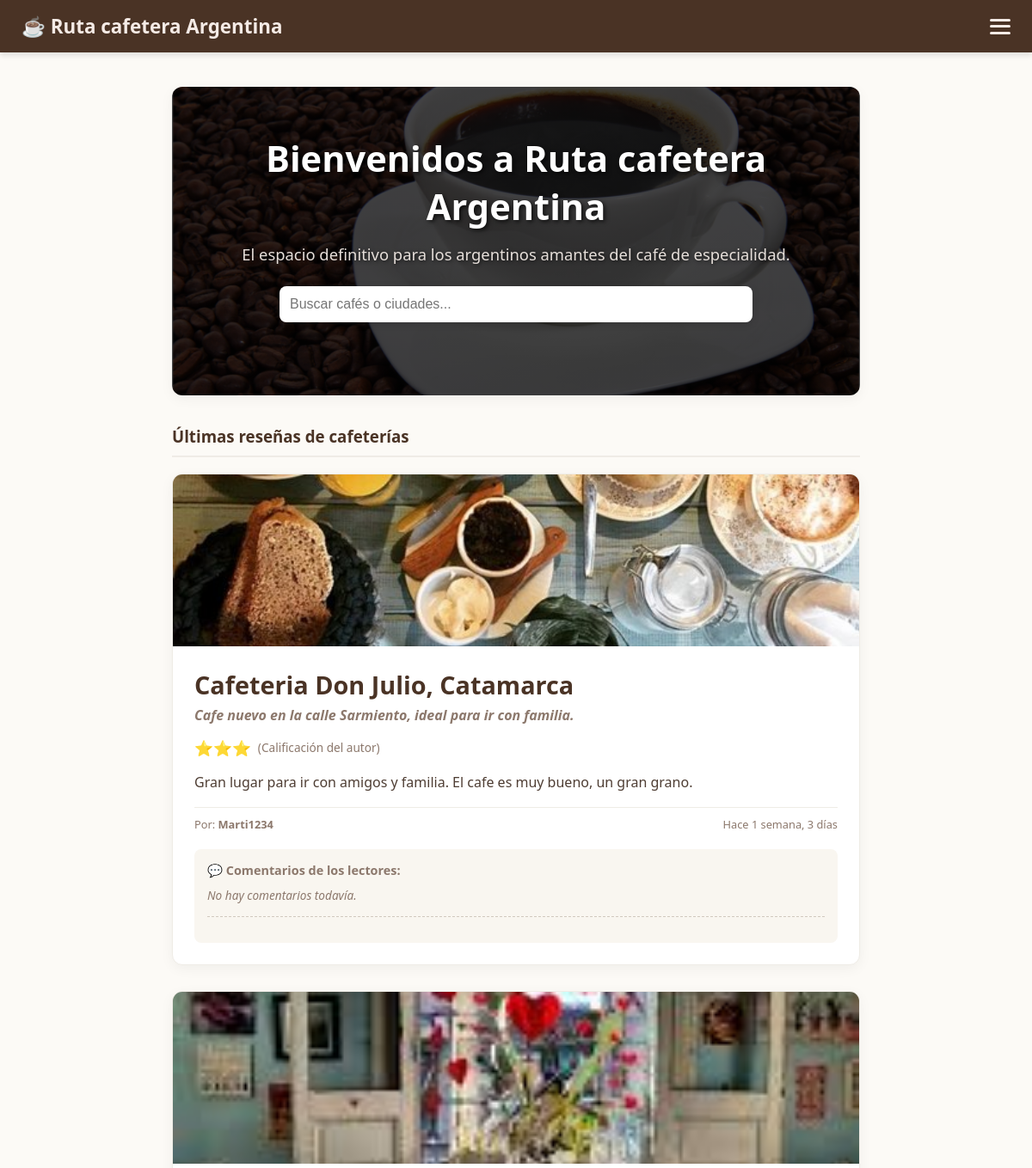
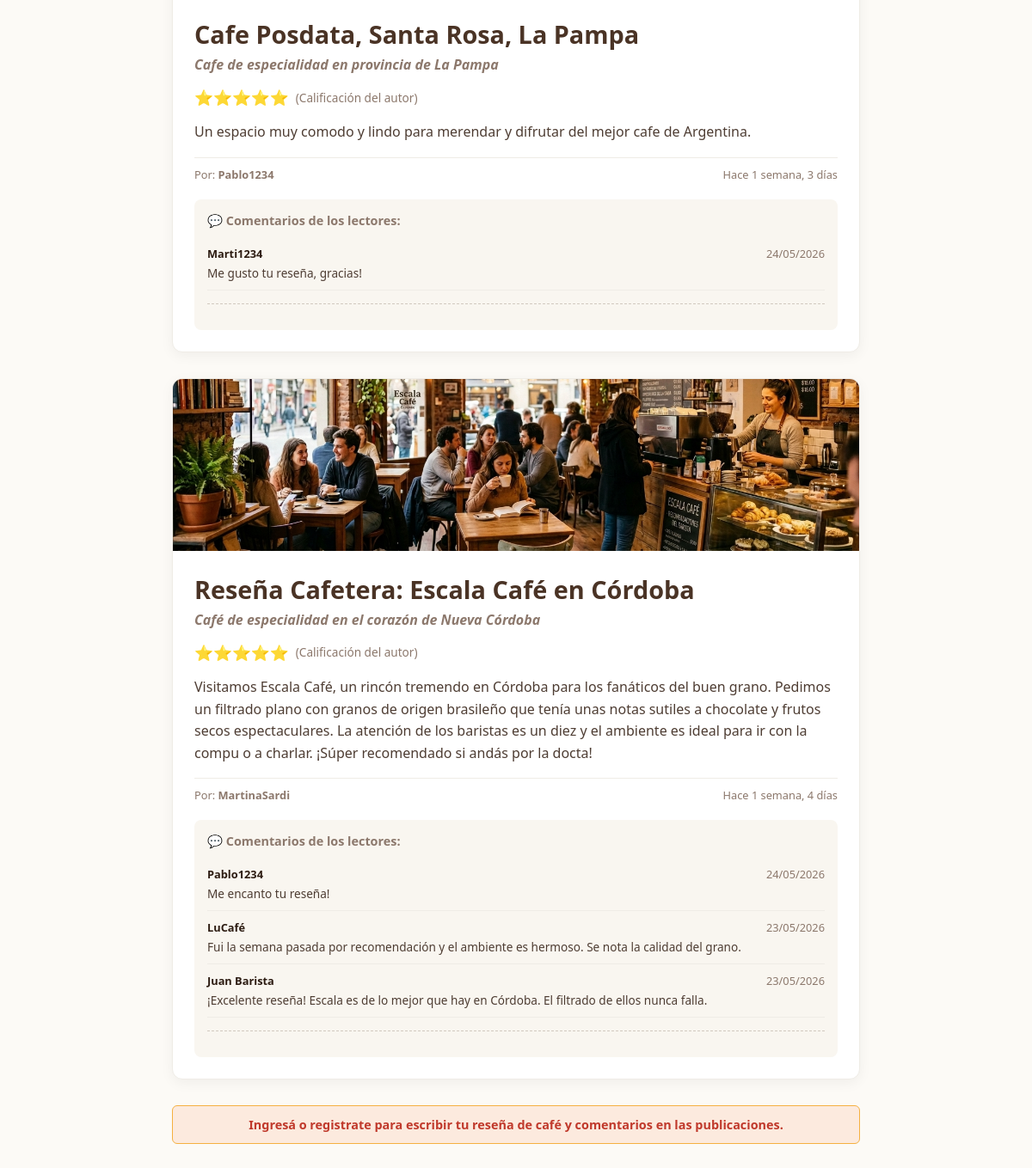
The page / on the database its author committed (2 pictures, top to bottom).
### blog/models.py (models this page shows, shortened)
class Post(models.Model):
    titulo = models.CharField(max_length=100)
    subtitulo = models.CharField(max_length=150, blank=True)
    contenido = models.TextField()
    autor = models.ForeignKey(User, on_delete=models.CASCADE)
    fecha = models.DateTimeField(auto_now_add=True)
    metodo_preparacion = models.ForeignKey(Metodo, on_delete=models.SET_NULL, null=True, blank=True)
    imagen = models.ImageField(upload_to='cafes/', blank=True, null=True)
    PUNTUACION_CHOICES = [
    (1, '⭐'),
    (2, '⭐⭐'),
    (3, '⭐⭐⭐'),
    (4, '⭐⭐⭐⭐'),
    (5, '⭐⭐⭐⭐⭐'),
    ]
    puntuacion = models.IntegerField(choices=PUNTUACION_CHOICES, default=5, verbose_name="Calificación")

class Comentario(models.Model):
    post = models.ForeignKey(Post, on_delete=models.CASCADE, related_name='comentarios')
    autor = models.CharField(max_length=100)
    texto = models.TextField()
    fecha = models.DateTimeField(auto_now_add=True)

### blog/views.py (the view)
# urls.py: path('', views.home, name='home'),
def home(request):
    termino_busqueda = request.GET.get('buscar', '')
    if termino_busqueda:
        posts = Post.objects.filter(titulo__icontains=termino_busqueda) | Post.objects.filter(contenido__icontains=termino_busqueda)
    else:
        posts = Post.objects.all()
    posts = posts.order_by('-fecha')
    for post in posts:
        post.lista_comentarios = Comentario.objects.filter(post=post).order_by('-fecha') # type: ignore
    return render(request, 'blog/home.html', {'posts': posts})

### blog/templates/blog/home.html (shortened to what this page needs)
{% extends 'blog/base.html' %}
{% load static %}
{% block contenido %}
<div class="banner-bienvenida">
    <h1 style="color: #ffffff; font-size: 2.6rem; font-weight: bold; margin: 0 0 15px 0; text-shadow: 2px 2px 5px rgba(0,0,0,0.7);">
        Bienvenidos a Ruta cafetera Argentina
    </h1>
    <p style="color: #e6dfda; font-size: 1.15rem; margin: 0 0 25px 0; text-shadow: 1px 1px 4px rgba(0,0,0,0.7); max-width: 700px; margin: 0 auto 25px auto;">
        El espacio definitivo para los argentinos amantes del café de especialidad.
    </p>
    <div style="max-width: 550px; margin: 0 auto;">
        <form method="GET" action="/">
            <input type="text" name="buscar" class="buscador-cafe" placeholder="Buscar cafés o ciudades..." value="{{ request.GET.buscar }}" style="width: 100%; padding: 12px; border-radius: 8px; border: none; box-shadow: 0 2px 8px rgba(0,0,0,0.15);">
        </form>
    </div>
</div>
<div class="space-y-6">
    <h3 style="color: #4a3325; border-bottom: 2px solid #efece6; padding-bottom: 10px;">Últimas reseñas de cafeterías</h3>
    {% if posts %}
        {% for post in posts %}
            <div class="card-cafe">
        {% if post.imagen %}
            <img src="{{ post.imagen.url }}" alt="{{ post.titulo }}" class="banner-cafe" style="width: 100%; height: 200px; object-fit: cover; display: block;">
        {% else %}
            <img src="{% static 'blog/imágenes/default_cafe.png' %}" alt="Café por defecto" class="banner-cafe" style="width: 100%; height: 200px; object-fit: cover; display: block;">
        {% endif %}
                <div class="card-cuerpo">
                    <h2 class="card-titulo">{{ post.titulo }}</h2>
                    <h5 class="card-subtitulo">{{ post.subtitulo }}</h5>
                    <div style="display: flex; align-items: center; gap: 8px; margin: 8px 0;">
                        <span style="font-size: 1.1rem; color: #f39c12;">
                            {% if post.puntuacion == 1 %}⭐
                            {% elif post.puntuacion == 2 %}⭐⭐
                            {% elif post.puntuacion == 3 %}⭐⭐⭐
                            {% elif post.puntuacion == 4 %}⭐⭐⭐⭐
                            {% elif post.puntuacion == 5 %}⭐⭐⭐⭐⭐
                            {% endif %}
                        </span>
                        <span style="font-size: 0.85rem; color: #8c786c; font-weight: 500;">(Calificación del autor)</span>
                    </div>
                    <p class="card-texto">{{ post.contenido }}</p>
                    <div style="display: flex; justify-content: space-between; font-size: 0.8rem; color: #8c786c; margin-top: 15px; border-top: 1px solid #efece6; padding-top: 10px;">
                        <span>Por: <strong>{{ post.autor }}</strong></span>
                        <span>Hace {{ post.fecha|timesince }}</span>
                    </div>
                    <div class="bloque-comentarios">
                        <h4 style="margin: 0 0 10px 0; font-size: 0.9rem; color: #8c786c;">💬 Comentarios de los lectores:</h4>
                        {% if post.lista_comentarios %}
                            {% for comentario in post.lista_comentarios %}
                                <div class="comentario-item">
                                    <div style="display: flex; justify-content: space-between; font-size: 0.8rem; margin-bottom: 4px;">
                                        <strong>{{ comentario.autor }}</strong>
                                        <span style="color: #8c786c;">{{ comentario.fecha|date:"d/m/Y" }}</span>
                                    </div>
                                    <p style="margin: 0; font-size: 0.85rem; color: #4e3d33;">{{ comentario.texto }}</p>
                                </div>
                            {% endfor %}
                        {% else %}
                            <p style="margin: 0; font-size: 0.85rem; color: #8c786c; font-style: italic;">No hay comentarios todavía.</p>
                        {% endif %}
                        <div style="margin-top: 15px; border-top: 1px dashed #d1c9bf; padding-top: 15px;">
                        </div>
                    </div>
                </div>
            </div>
        {% endfor %}
    {% else %}
        <div style="background-color: #e6dfd3; color: #4a3325; text-align: center; padding: 20px; border-radius: 8px;">
            Todavía no hay reseñas cargadas o no coinciden con tu búsqueda.
        </div>
    {% endif %}
    {% if not request.user.is_authenticated %}
        <div style="background-color: #fceade; color: #c0392b; padding: 12px; border-radius: 6px; font-size: 0.9rem; text-align: center; font-weight: bold; margin-top: 20px; border: 1px solid #f5b041;">
            Ingresá o registrate para escribir tu reseña de café y comentarios en las publicaciones.
        </div>
    {% endif %}
</div>
{% endblock %}

### blog/static/blog/css/estilos.css (style rules this page uses)
body { background-color: #fcfaf6; color: #2c1b11; font-family: 'Segoe UI', Tahoma, Geneva, Verdana, sans-serif; margin: 0; padding: 0; }
.buscador-cafe { width: 100px; width: 100%; padding: 12px; border: 2px solid #d1c9bf; border-radius: 8px; font-size: 1rem; box-sizing: border-box; margin-bottom: 30px; outline: none; }
.card-cafe { background: #ffffff; border-radius: 12px; box-shadow: 0 4px 15px rgba(0,0,0,0.05); border: 1px solid #efece6; margin-bottom: 30px; overflow: hidden; }
.banner-cafe { background-color: #e6dfd3; height: 180px; background-size: cover; background-position: center; }
.card-cuerpo { padding: 25px; }
.card-titulo { color: #4a3325; margin: 0 0 5px 0; font-size: 1.8rem; }
.card-subtitulo { color: #8c786c; margin: 0 0 15px 0; font-size: 1rem; font-style: italic; }
.card-texto { line-height: 1.6; color: #4e3d33; }
.bloque-comentarios { background-color: #f9f6f0; border-radius: 8px; padding: 15px; margin-top: 20px; }
.comentario-item { border-bottom: 1px solid #efece6; padding: 10px 0; }

### rows shown on the page
Post: imagen (picture), titulo "Cafeteria Don Julio, Catamarca", subtitulo "Cafe nuevo en la calle Sarmiento, ideal para ir con familia.", contenido "Gran lugar para ir con amigos y familia. El cafe es muy bueno, un gran grano.", autor "Marti1234", fecha "1 semana, 3 días", shows "No hay comentarios todavía."
Post: imagen (picture), titulo "Cafe Posdata, Santa Rosa, La Pampa", subtitulo "Cafe de especialidad en provincia de La Pampa", contenido "Un espacio muy comodo y lindo para merendar y difrutar del mejor cafe de Argentina.", autor "Pablo1234", fecha "1 semana, 3 días"
Comentario: autor "Marti1234", fecha "24/05/2026", texto "Me gusto tu reseña, gracias!"
Post: imagen (picture), titulo "Reseña Cafetera: Escala Café en Córdoba", subtitulo "Café de especialidad en el corazón de Nueva Córdoba", contenido "Visitamos Escala Café, un rincón tremendo en Córdoba para los fanáticos del buen grano. Pedimos un filtrado plano con granos de origen brasileño que tenía unas notas sutiles a chocolate y frutos secos espectaculares. La atención de los baristas es un diez y el ambiente es ideal para ir con la compu o a charlar. ¡Súper recomendado si andás por la docta!", autor "MartinaSardi", fecha "1 semana, 4 días"
Comentario: autor "Pablo1234", fecha "24/05/2026", texto "Me encanto tu reseña!"
Comentario: autor "LuCafé", fecha "23/05/2026", texto "Fui la semana pasada por recomendación y el ambiente es hermoso. Se nota la calidad del grano."
Comentario: autor "Juan Barista", fecha "23/05/2026", texto "¡Excelente reseña! Escala es de lo mejor que hay en Córdoba. El filtrado de ellos nunca falla."
